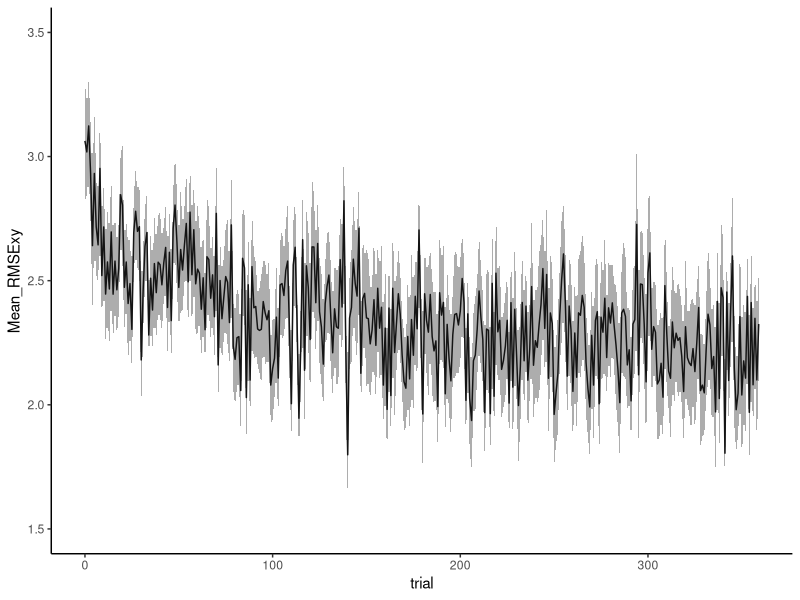

The R script that drew this image:
# obstacle script
library(ggplot2)
library(dplyr)

obsdual <- read.csv('DualObs_Data0305_DUALONLY.csv', header = TRUE)

obsdual <- tbl_df(obsdual)
obs_dual_train <- obsdual %>% filter(condition == 'train_dual') # looking only at training

# get means

taskmeans<- obs_dual_train %>% group_by(subject) %>% group_by(trial) %>% 
  summarise(Mean_RMSExy = mean(RMSExy, na.rm=TRUE), SD_RMSExy = sd(RMSExy, na.rm=TRUE), 
            SEM_RMSExy = SD_RMSExy/sqrt(length(unique(subject))))

# plot

taskplot <- ggplot(data=taskmeans, aes(x=trial, y=Mean_RMSExy)) +
  geom_line() + 
  geom_ribbon(aes(ymin=Mean_RMSExy-SEM_RMSExy, ymax=Mean_RMSExy+SEM_RMSExy),
              alpha=0.4) +
  theme(panel.grid.major = element_blank(), panel.grid.minor = element_blank(),
        panel.background = element_blank(), axis.line = element_line(colour = "black")) +
  ylim(1.5, 3.5)

print(taskplot)
